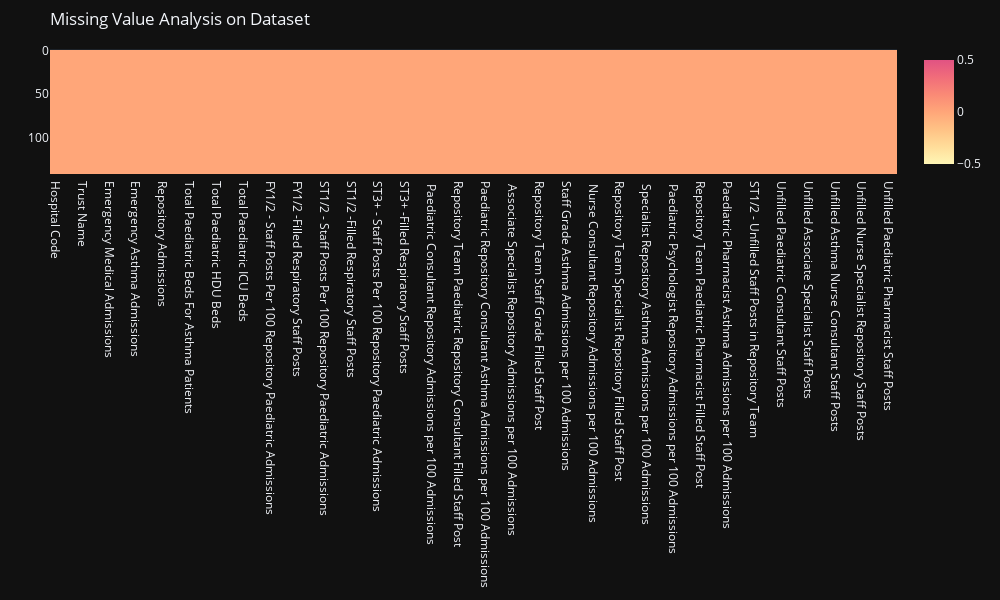

Notebook code for this chart:
### Markdown cell above
### Missing Values

### Code cell
print(df.isnull().sum())
print("\nTotal number of missing values in the Paediatric Admissions Dataset",df.isnull().sum().sum())
# Missing value analysis - EDA 
figure = px.imshow(df.isna(), color_continuous_scale="pinkyl",width=1000,height=600)
figure.update_layout(title="Missing Value Analysis on Dataset",margin=dict(t=50, b=50, l=50, r=50),)
figure.show()

### Figure 1 — Plotly figure (JSON) as saved in the notebook; plotly's stock layout.template omitted (floating-point values rounded to 4 significant figures; data arrays with more than 128 entries replaced by an {"elided": "..."} marker saying what was removed)
{"data": [{"coloraxis": "coloraxis", "name": "0", "x": ["Hospital Code", "Hospital Name", "Trust Name", "Country", "Emergency Medical Admissions", "Emergency Repository Admissions", "Emergency Asthma Admissions", "Paediatric Admissions", "Repository Admissions", "Paediatric Asthma Admissions Per 1000 Admissions", "Total Paediatric Beds For Asthma Patients", "Paediatric HDU Present?", "Total Paediatric HDU Beds", "Paediatric ICU Present?", "Total Paediatric ICU Beds", "FY1/2 - Total Repository Staff Posts", "FY1/2 - Staff Posts Per 100 Repository Paediatric Admissions", "FY1/2 - Staff Posts Per 100 Asthma Paediatric Admissions", "FY1/2 -Filled Respiratory Staff Posts", "ST1/2 - Total Repository Staff Posts", "ST1/2 - Staff Posts Per 100 Repository Paediatric Admissions", "ST1/2 - Staff Posts Per 100 Asthma Paediatric Admissions", "ST1/2 -Filled Respiratory Staff Posts", "ST3+ - Total Repository Staff Posts", "ST3+ - Staff Posts Per 100 Repository Paediatric Admissions", "ST3+ - Staff Posts Per 100 Asthma Paediatric Admissions", "ST3+ -Filled Respiratory Staff Posts", "Repository Team Paediatric Consultant Filled Staff Post", " Paediatric Consultant Repository Admissions per 100 Admissions", "Paediatric Consultant Asthma Admissions per 100 Admissions", "Repository Team Paediatric Repository Consultant Filled Staff Post", " Paediatric Repository Consultant Repository Admissions per 100 Admissions", "Paediatric Repository Consultant Asthma Admissions per 100 Admissions", "Repository Team Associate Specialist Filled Staff Post", " Associate Specialist Repository Admissions per 100 Admissions", "Associate Specialist Asthma Admissions per 100 Admissions", "Repository Team Staff Grade Filled Staff Post", " Staff Grade Repository Admissions per 100 Admissions", "Staff Grade Asthma Admissions per 100 Admissions", "Repository Team Nurse Consultant Filled Staff Post", " Nurse Consultant Repository Admissions per 100 Admissions", "Nurse Consultant Asthma Admissions per 100 Admissions", "Repository Team Specialist Repository Filled Staff Post", " Specialist Repository Repository Admissions per 100 Admissions", " Specialist Repository Asthma Admissions per 100 Admissions", "Repository Team Paediatric Psychologist Filled Staff Post", " Paediatric Psychologist Repository Admissions per 100 Admissions", "Paediatric Psychologist Asthma Admissions per 100 Admissions", "Repository Team Paediatric Pharmacist Filled Staff Post", " Paediatric Pharmacist Repository Admissions per 100 Admissions", "Paediatric Pharmacist Asthma Admissions per 100 Admissions", "FY1/2 - Unfilled Staff Posts in Repository Team", "ST1/2 - Unfilled Staff Posts in Repository Team", "ST3+ - Unfilled Staff Posts in Repository Team", "Unfilled Paediatric Consultant Staff Posts", "Unfilled Paediatric Repository Consultant Staff Posts", "Unfilled Associate Specialist Staff Posts", "Unfilled Staff Grade Staff Posts", "Unfilled Asthma Nurse Consultant Staff Posts", "Unfilled  Nurse Consultant Staff Posts", "Unfilled Nurse Specialist Repository Staff Posts", "Unfilled Paediatric Psychologist Staff Posts", "Unfilled Paediatric Pharmacist Staff Posts"], "y": {"elided": "142 int values"}, "z": {"elided": "142x63 int values"}, "type": "heatmap", "xaxis": "x", "yaxis": "y", "hovertemplate": "x: %{x}<br>y: %{y}<br>color: %{z}<extra></extra>"}], "layout": {"xaxis": {"anchor": "y", "domain": [0.0, 1.0], "scaleanchor": "y", "constrain": "domain"}, "yaxis": {"anchor": "x", "domain": [0.0, 1.0], "autorange": "reversed", "constrain": "domain"}, "coloraxis": {"colorscale": [[0.0, "rgb(254, 246, 181)"], [0.1667, "rgb(255, 221, 154)"], [0.3333, "rgb(255, 194, 133)"], [0.5, "rgb(255, 166, 121)"], [0.6667, "rgb(250, 138, 118)"], [0.8333, "rgb(241, 109, 122)"], [1.0, "rgb(225, 83, 131)"]]}, "margin": {"t": 50, "b": 50, "l": 50, "r": 50}, "height": 600, "width": 1000, "title": {"text": "Missing Value Analysis on Dataset"}}}
